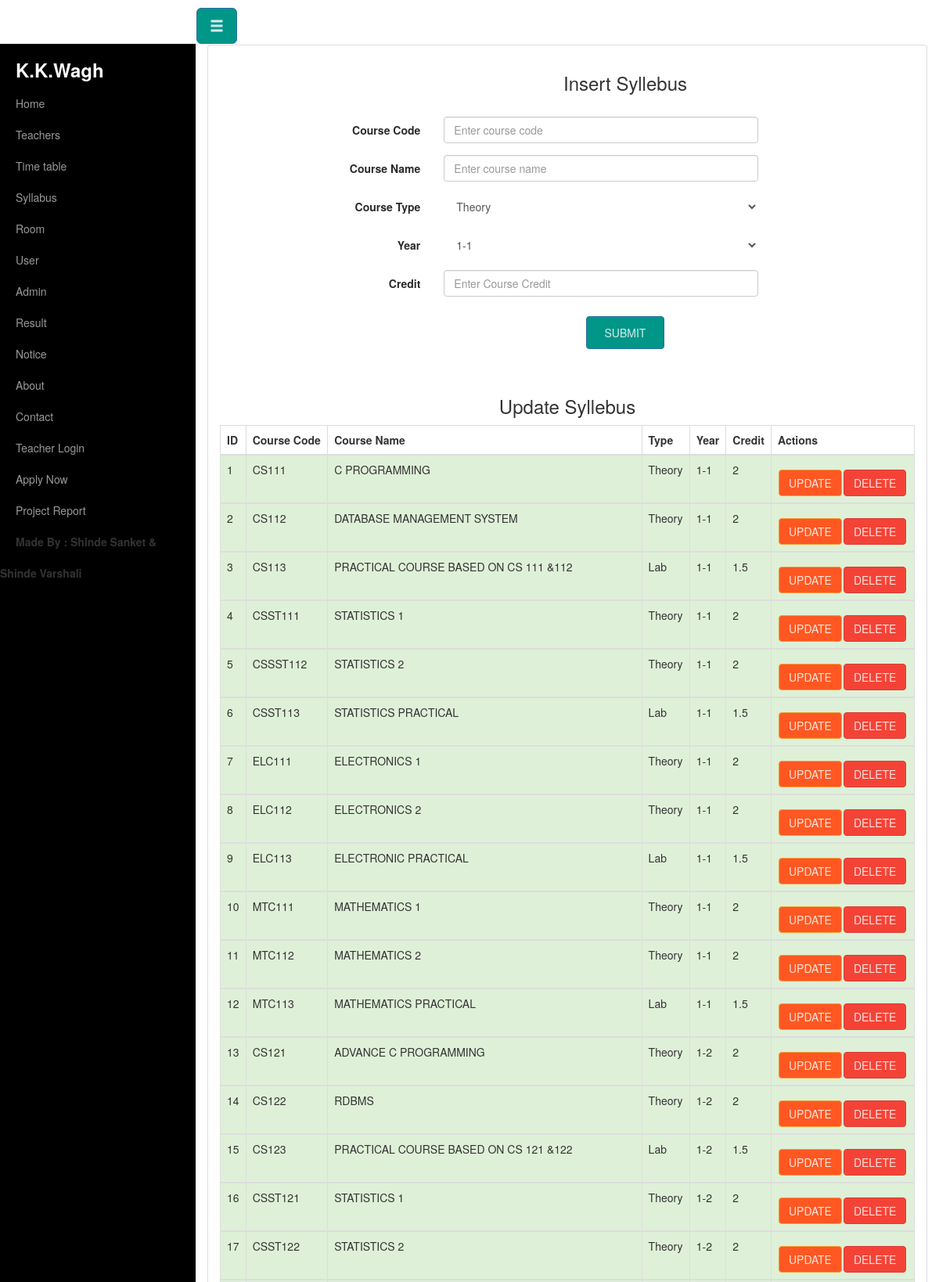
Screenshot of /Facultym/course_insert.php (upper part) with the database file from the repository.
### tables this page shows
CREATE TABLE `course` (
  `co_id` int(11) NOT NULL,
  `course_code` text NOT NULL,
  `name` text NOT NULL,
  `type` text NOT NULL,
  `year` text NOT NULL,
  `credit` float NOT NULL
);

### Facultym/course_insert.php (the view, shortened to what this page needs)
<?php include("header.php");?>
<?php include('db_con.php');?>
<div class="container-fluid">
    <div class="row" id="wrapper">
    <?php require_once'menubar.php';?>
    <div class="col-sm-12">
        <div class="panel panel-default">
        <div class="panel-body">
        <div class="col-sm-10 col-sm-offset-2">
<center><h3>Insert Syllebus</h3></center>
<br>
<form action="course_insert.php" method="post" class="form-horizontal" role="form">
            <div class="form-group">
                <label for="course_code" class="col-sm-2 control-label">Course Code</label>
                <div class="col-sm-7">
                <input type="text" class="form-control" name="course_code" placeholder="Enter course code" >
                </div>
            </div>
            <div class="form-group">
                <label for="course_name" class="col-sm-2 control-label">Course Name</label>
                <div class="col-sm-7">
                <input type="text" class="form-control" name="course_name" placeholder="Enter course name" >
                </div>
            </div>
            <div class="form-group">
                <label class="col-sm-2 control-label">Course Type</label>
                <div class="col-sm-7">
                    <select class="form-control" name="type">
                        <option value="Theory">Theory</option>
                    </select>
                </div>
            </div>
            <div class="form-group">
                <label class="col-sm-2 control-label">Year</label>
                <div class="col-sm-7">
                    <select class="form-control" name="year">
                        <option value="1-1">1-1</option>
                    </select>
                </div>
            </div>
			<div class="form-group">
                <label for="credit" class="col-sm-2 control-label">Credit</label>
                <div class="col-sm-7">
                    <input type="text" class="form-control" name="credit" placeholder="Enter Course Credit">
                </div>
            </div>
            <center><input type="submit" name="submit" value="Submit" class="btn btn-primary" style="padding: 10px; width: 100px;"></center>
 </form>
 <br>
    <br>
        <br>
</div>
            <center><h3>Update Syllebus</h3></center>
            <?php
            $sql1 = "SELECT * FROM course";
            $result1 = mysqli_query($conn,$sql1);
                echo "<table class='table table-bordered'>";
                echo "<thead>";
                echo "<tr>";
                echo "<th>ID</th>";
                echo "<th>Course Code</th>";
                echo "<th>Course Name</th>";
                echo "<th>Type</th>";
                echo "<th>Year</th>";
                echo "<th>Credit</th>";
                echo "<th>Actions</th>";
                echo "</tr>";
                echo "</thead>";
            while ($row1 = mysqli_fetch_assoc($result1)) {
                echo "<tbody>";
                echo "<tr class='success'>";
                echo "<td>".$row1['co_id']."</td>";
                echo "<td>".$row1['course_code']."</td>";
                echo "<td>".$row1['name']."</td>";
                echo "<td>".$row1['type']."</td>";
                echo "<td>".$row1['year']."</td>";
                echo "<td>".$row1['credit']."</td>";
                echo '<td><a href="course_update.php?id=' . $row1['co_id'] . '"><b class="btn btn-warning">Update</b></a>' ;
                echo '<a href="delete.php?id=' . $row1['co_id'] . '" onclick=\'return confirm("Are you sure you want to delete this record?")\'><b class="btn btn-danger">Delete</b></a></td>' ;
                echo "</tr>";
                echo "</tbody>";
            }
                echo "</table>";
        ?>
 </div>
 </div>
 </div>
 </div>

### Facultym/css/style.css (style rules this page uses)
* { box-sizing:border-box; }
#wrapper { padding-left: 0; -webkit-transition: all 0.5s ease; -moz-transition: all 0.5s ease; -o-transition: all 0.5s ease; transition: all 0.5s ease; }
@media (min-width:768px) { #wrapper { padding-left: 250px; } }

### rows the page displays
course: co_id "1", course_code "CS111", name "C PROGRAMMING", type "Theory", year "1-1", credit "2"
course: co_id "2", course_code "CS112", name "DATABASE MANAGEMENT SYSTEM", type "Theory", year "1-1", credit "2"
course: co_id "3", course_code "CS113", name "PRACTICAL COURSE BASED ON CS 111 &112", type "Lab", year "1-1", credit "1.5"
course: co_id "4", course_code "CSST111", name "STATISTICS 1", type "Theory", year "1-1", credit "2"
course: co_id "5", course_code "CSSST112", name "STATISTICS 2", type "Theory", year "1-1", credit "2"
course: co_id "6", course_code "CSST113", name "STATISTICS PRACTICAL", type "Lab", year "1-1", credit "1.5"
course: co_id "7", course_code "ELC111", name "ELECTRONICS 1", type "Theory", year "1-1", credit "2"
course: co_id "8", course_code "ELC112", name "ELECTRONICS 2", type "Theory", year "1-1", credit "2"
course: co_id "9", course_code "ELC113", name "ELECTRONIC PRACTICAL", type "Lab", year "1-1", credit "1.5"
course: co_id "10", course_code "MTC111", name "MATHEMATICS 1", type "Theory", year "1-1", credit "2"
course: co_id "11", course_code "MTC112", name "MATHEMATICS 2", type "Theory", year "1-1", credit "2"
course: co_id "12", course_code "MTC113", name "MATHEMATICS PRACTICAL", type "Lab", year "1-1", credit "1.5"
course: co_id "13", course_code "CS121", name "ADVANCE C PROGRAMMING", type "Theory", year "1-2", credit "2"
course: co_id "14", course_code "CS122", name "RDBMS", type "Theory", year "1-2", credit "2"
course: co_id "15", course_code "CS123", name "PRACTICAL COURSE BASED ON CS 121 &122", type "Lab", year "1-2", credit "1.5"
course: co_id "16", course_code "CSST121", name "STATISTICS 1", type "Theory", year "1-2", credit "2"
course: co_id "17", course_code "CSST122", name "STATISTICS 2", type "Theory", year "1-2", credit "2"
